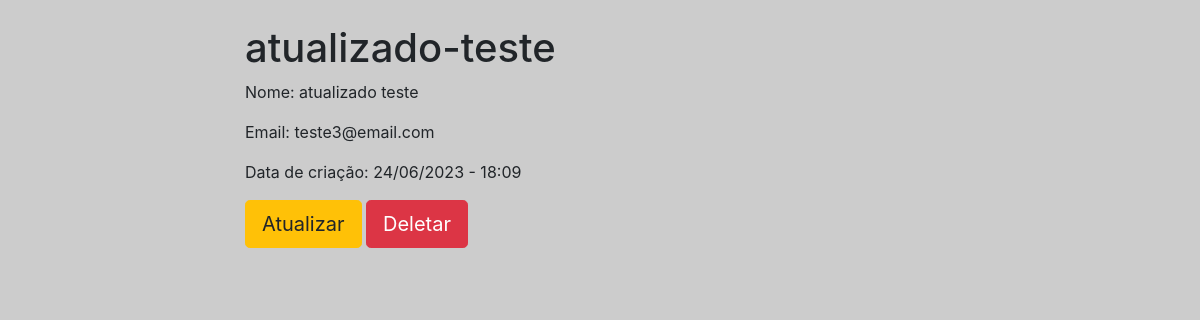
Page /perfil/3/ on the committed database.
### project/models.py (models this page shows, shortened)
class User(db.Model):
    __tablename__ = 'user'
    id = db.Column(db.Integer, primary_key=True, autoincrement=True)
    first_name = db.Column(db.String(20), nullable=False)
    last_name = db.Column(db.String(20), nullable=False)
    username = db.Column(db.String(35), unique=True, nullable=False)
    email = db.Column(db.String(45), unique=True, nullable=False)
    created_at = db.Column(
        db.DateTime, default=datetime.now, server_default=db.func.now())
    @property
    def format_date(self):
        local_tz = pytz.timezone('America/Sao_Paulo')
        return self.created_at.astimezone(local_tz).strftime(
            '%d/%m/%Y - %H:%M')

### project/urls.py (the view)
    @app.route('/perfil/<int:id>/', methods=['GET'], endpoint='user_id')
    def profile_user_view(id):
        user =  User.query.get(id)
        if user:
            return render_template('perfil-usuario.html', user=user)
        abort(404)

### project/templates/perfil-usuario.html (shortened to what this page needs)
<!DOCTYPE html>
<html lang="pt-br">
<head>
    <link rel="stylesheet" href="https://cdn.jsdelivr.net/npm/bootstrap@4.6.2/dist/css/bootstrap.min.css"
>
    <link rel="stylesheet" href="{{url_for('static', filename='css/style.css')}}">
</head>
<body>
    <div class="container-sm mt-4">
        <div class="col-sm col-lg-8 mx-auto">
            <h1> {{ user.username }}</h1>
            <p>Nome: {{ user.first_name }} {{ user.last_name }}</p>
            <p>Email: {{ user.email }}</p>
            <p>Data de criação: {{ user.format_date }}</p>
        </div>
        <div class="row-sm col-lg-8 mx-auto">
            <a href="{{ url_for('update_user_id', id=user.id) }}" class="btn btn-warning btn-lg">Atualizar</a>
            <a href="{{ url_for('deletar_user_id', id=user.id) }}" class="btn btn-danger btn-lg">Deletar</a>
        </div>
    </div>
</body>
</html>

### project/static/css/style.css (style rules this page uses)
body { background-color: #CCC; }

### rows in the picture
User: username "atualizado-teste", first_name "atualizado", last_name "teste", email "teste3@email.com", format_date "24/06/2023 - 18:09"
